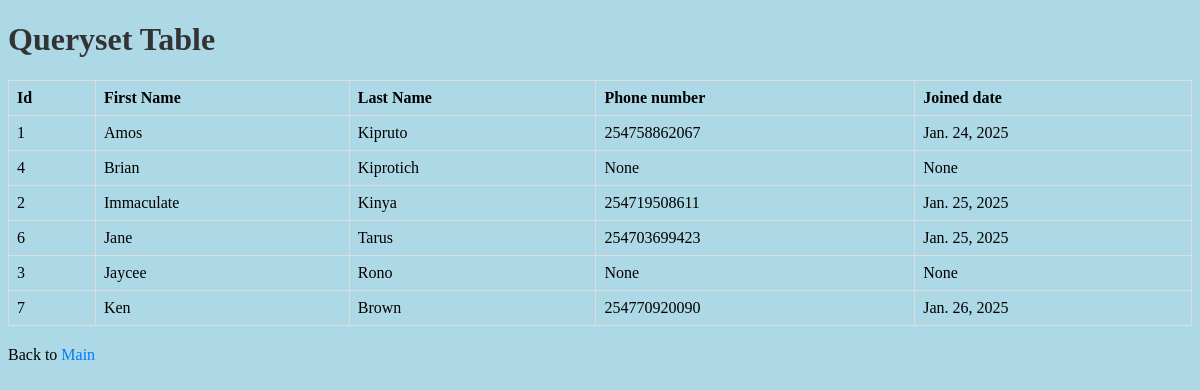
Before: /testing/ with the older database file.
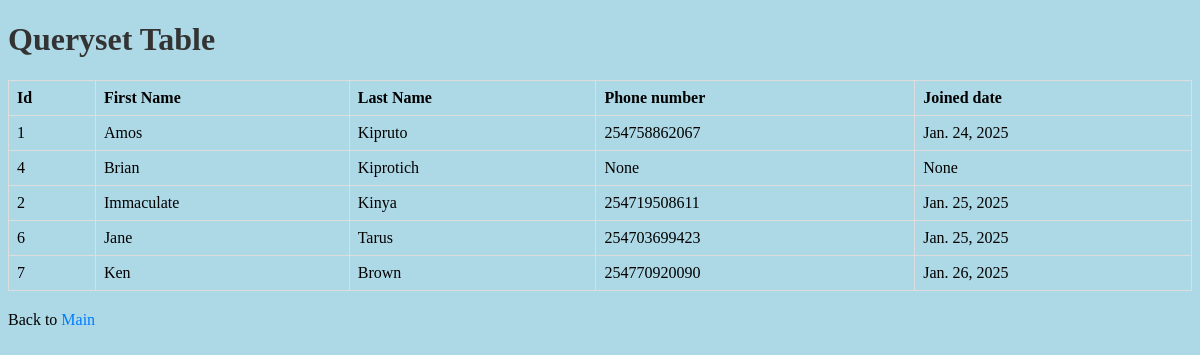
After: the same page with the newer database file.
### members/models.py (models this page shows)
class Members(models.Model):
  firstname = models.CharField(max_length = 255)
  lastname = models.CharField(max_length = 255)
  phone = models.IntegerField(null= True)
  joined_date = models.DateField(null= True)

### members/views.py (the view)
# urls.py: path('testing/', views.testing, name='testing'),
def testing(request):
  template = loader.get_template('test.html')
  mydata = Members.objects.all().order_by('firstname').values() # descending order
  context = {
    'mydata': mydata,
  }
  return HttpResponse(template.render(context, request))

### members/Templates/test.html (shortened to what this page needs)
{% extends 'master.html' %}
{% load static %}
{% block content %}
  <link rel="stylesheet" href="{% static 'myfirst.css' %}">
  <h1>
    Queryset Table
  </h1>
  <table>
    <thead>
      <tr>
        <th>Id</th>
        <th>First Name</th>
        <th>Last Name</th>
        <th>Phone number</th>
        <th>Joined date</th>
      </tr>
    </thead>
    <tbody>
      {% for member in mydata %}
      <tr>
        <td>{{member.id}}</td>
        <td>{{member.firstname}}</td>
        <td>{{member.lastname}}</td>
        <td>{{member.phone}}</td>
        <td>{{member.joined_date}}</td>
      </tr>
      {% endfor %}
  </tbody>
  </table>
  <p>
    Back to <a href="{% url 'main' %}">Main</a>
  </p>
{% endblock %}

### members/Templates/master.html (shortened to what this page needs)
<!DOCTYPE html>
<html lang="en">
<head>
</head>
<body>
  {% block content %}
  {% endblock %}
</body>
</html>

### members/static/myfirst.css (style rules this page uses)
body { background-color: lightblue; font-family: verdana; }
table { width: 100%; border-collapse: collapse; margin: 20px 0; }
table, th, td { border: 1px solid #ddd; }
th, td { padding: 8px; text-align: left; }
h1 { color: #333; }
a { color: #007bff; text-decoration: none; }

Changed rows visible on the page:
removed Members: id "3", firstname "Jaycee", lastname "Rono", phone "None", joined_date "None"
